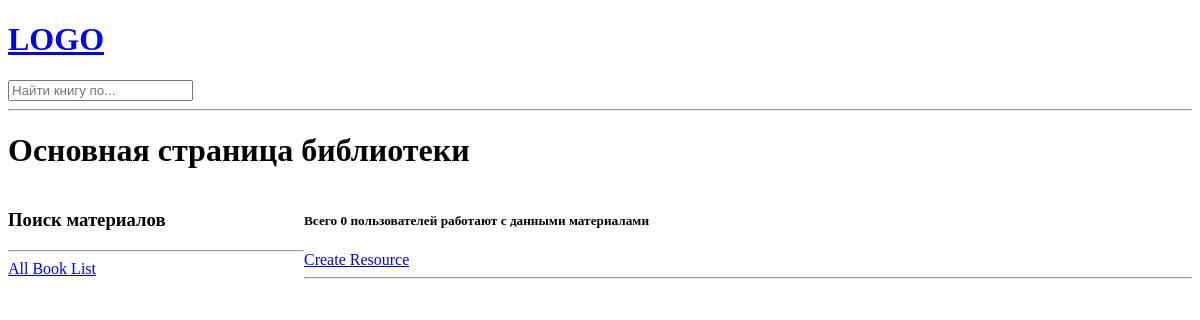
The app's page /, older data.
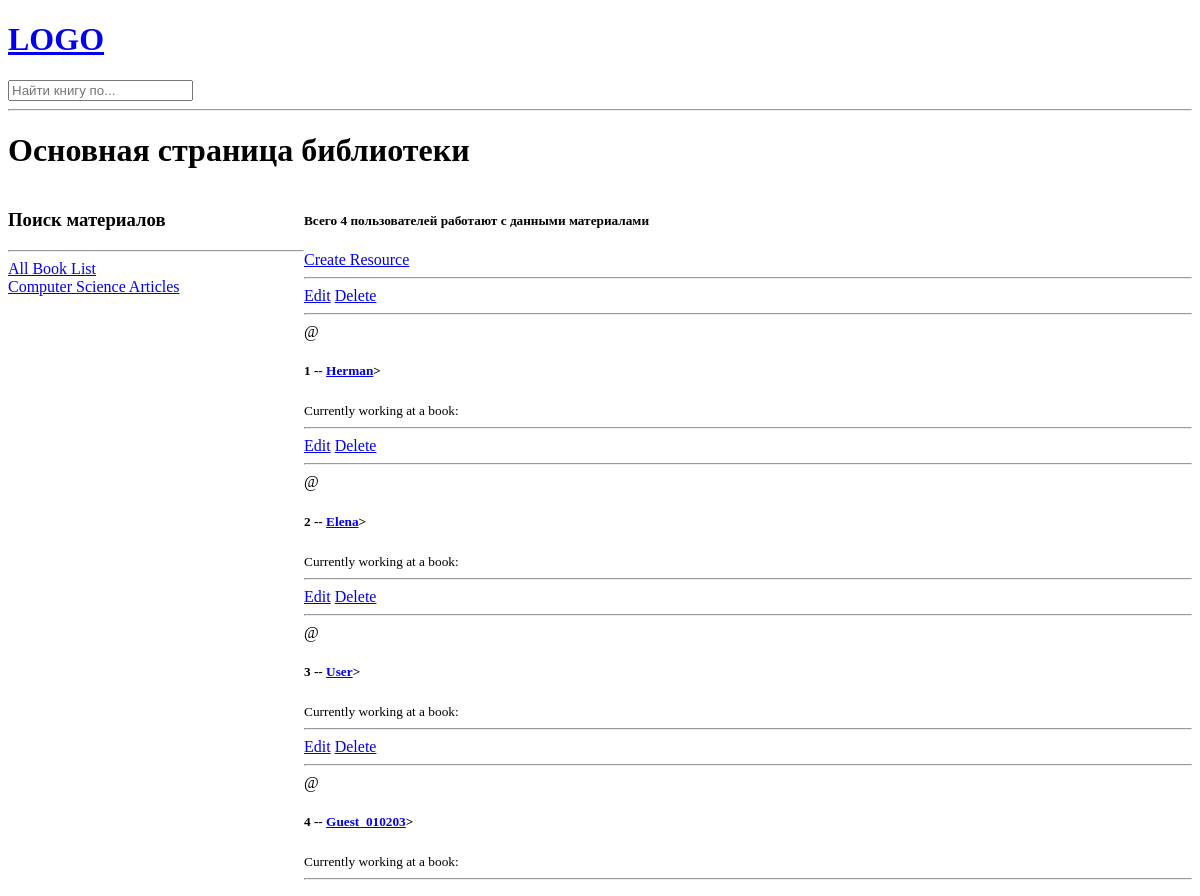
The same page, newer data.
### base/models.py (models this page shows, shortened)
class Book(models.Model):
    name = models.CharField(max_length=30)

class Authorize(models.Model):
    host = models.ForeignKey(User, on_delete=models.SET_NULL, null = True)
    class Mode(models.IntegerChoices):
        admin = 0
        test = -1
        user = 1
        librarian = 2
        guest = 3
    name = models.CharField(max_length=50)
    mode = models.IntegerField(choices = Mode.choices)
    login = models.CharField(max_length = 100)
    password = models.CharField(max_length = 100)
    assigned = models.ForeignKey('Assigned_material',on_delete=models.SET_NULL, null = True)
    updated = models.DateTimeField(auto_now=True)
    created = models.DateTimeField(auto_now_add=True)
    class Meta:
        ordering = ['-updated', '-created'] #without dashes ascending order

### base/views.py (the view)
# urls.py: 2. Add a URL to urlpatterns:  path('', views.home, name='home')
def home(request):
    q = request.GET.get('q') if request.GET.get('q') != None else ''
    Auth = Authorize.objects.filter(
        Q(assigned__library_entity_id__book__name__icontains=q) |
        Q(name__contains=q) |
        Q(assigned__library_entity_id__description__contains=q)
    )
    books = Book.objects.all()
    authorize_count = Auth.count()
    context = {'authorize_mode': Auth, 'books': books, 'Authorize_count': authorize_count}
    return render(request, 'base/home.html', context)

### base/templates/base/home.html (shortened to what this page needs)
{% extends 'main.html' %}
{% block content %}
<h1> Основная страница библиотеки </h1>
<div class = "home-container">
    <div>
        <h3>Поиск материалов</h3>
        <hr>
        <div>
            <a href="{% url 'Homepage' %}">All Book List</a>
        </div>
        {% for book in books %}
        <div>
            <a href="{% url 'Homepage' %}?q={{book.name}}">{{book.name}}</a>
        </div>
        {% endfor %}
    </div>
     <div>
        <h5>Всего {{Authorize_count}} пользователей работают с данными {{Assigned_count}} материалами</h5>
        <a href="{% url 'create-resource' %}">Create Resource</a>
        <hr>
        <div>
            {% for auth_id in authorize_mode %}
                <div>
                    <a href="{% url 'update-resource' auth_id.id %}">Edit</a>
                    <a href="{% url 'delete-resource' auth_id.id %}">Delete</a>
                    <hr>
                    <span>@{{auth_id.host.username}}</span>
                    <h5>{{auth_id.id}} -- <a href="{% url 'Authorize' auth_id.id %}">{{auth_id.name}}</a>></h5>
                    <small>Currently working at a book: {{auth_id.assigned.library_entity_id.book.name}}</small>
                    <hr>
                </div>
            {% endfor %}
        </div>
     </div>
</div>
<html>
<head>
    {% load static %}
</head>
</html>
{% endblock %}

Row changes from the older to the newer data that the page shows:
added Book: name "Computer Science Articles"
added Authorize: id "1", name "Herman"
added Authorize: id "2", name "Elena"
added Authorize: id "3", name "User"
added Authorize: id "4", name "Guest_010203"
Text that changed along with them:
{{ Authorize_count }}: "0" → "4"
